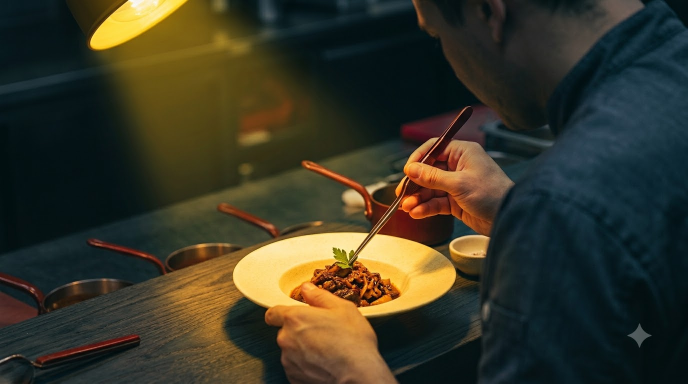
#> input picture test_projects/Savra_Restraunt/media/Chef_plating_dish_with_tweezers_202608110048.jpeg, 1376 x 768 px (shown at 1/2 size); its folder holds only this picture in this run
$ python build_media_inventory.py
#> lines starting #> are read from the running program, lines starting #| are printed output that depends on the picture
from __future__ import annotations

import json
import math
import struct
from pathlib import Path

from PIL import Image, ImageDraw, ImageFont


ROOT = Path(__file__).resolve().parents[2]
MEDIA = ROOT / "media"
EVIDENCE = ROOT / ".olympus" / "evidence"


def human_bytes(value: int) -> str:
    if value < 1024:
        return f"{value} B"
    if value < 1024**2:
        return f"{value / 1024:.1f} KiB"
    return f"{value / 1024**2:.2f} MiB"


# [56 lines left out: functions iter_boxes, parse_mp4, not called in this run]


def crop_thumbnail(image: Image.Image, size: tuple[int, int]) -> Image.Image:
    target_w, target_h = size
    source_ratio = image.width / image.height
    target_ratio = target_w / target_h
    if source_ratio > target_ratio:
        crop_w = int(image.height * target_ratio)
        left = (image.width - crop_w) // 2
        box = (left, 0, left + crop_w, image.height)
    else:
        crop_h = int(image.width / target_ratio)
        top = (image.height - crop_h) // 2
        box = (0, top, image.width, top + crop_h)
    return image.crop(box).resize(size, Image.Resampling.LANCZOS)


def build_contact_sheet(images: list[Path], output: Path) -> None:
    columns = 5
    thumb = (260, 160)
    cell = (286, 220)
    rows = math.ceil(len(images) / columns)
    canvas = Image.new("RGB", (columns * cell[0], rows * cell[1]), "#335C67")
    draw = ImageDraw.Draw(canvas)
    font = ImageFont.load_default()
    for index, path in enumerate(images):
        x = (index % columns) * cell[0] + 13
        y = (index // columns) * cell[1] + 13
        with Image.open(path) as source:
            rendered = crop_thumbnail(source.convert("RGB"), thumb)
        canvas.paste(rendered, (x, y))
        label = path.stem
        if len(label) > 36:
            label = label[:33] + "..."
        draw.text((x, y + thumb[1] + 10), f"{index + 1:02d}  {label}", fill="#FFF3B0", font=font)
    canvas.save(output, "JPEG", quality=90, optimize=True)


def main() -> None:
    EVIDENCE.mkdir(parents=True, exist_ok=True)
    records = []
    image_paths = []
    for path in sorted(MEDIA.iterdir(), key=lambda item: item.name.casefold()):
        if not path.is_file():
            continue
        record: dict[str, object] = {
            "filename": path.name,
            "extension": path.suffix.lower(),
            "bytes": path.stat().st_size,
            "size": human_bytes(path.stat().st_size),
        }
        if path.suffix.lower() in {".jpg", ".jpeg"}:
            image_paths.append(path)
            with Image.open(path) as image:
#> image is the input picture: PIL image 1376x768 RGB; mean R, G, B 57.1, 55.1, 39.2
                record.update(
                    width=image.width,
                    height=image.height,
                    aspectRatio=round(image.width / image.height, 4),
                    orientation="landscape" if image.width > image.height else "portrait",
                )
        elif path.suffix.lower() == ".mp4":
            record.update(parse_mp4(path))
        records.append(record)
    (EVIDENCE / "media-inventory.json").write_text(json.dumps(records, ensure_ascii=False, indent=2) + "\n", encoding="utf-8")
    build_contact_sheet(image_paths, EVIDENCE / "media-contact-sheet.jpg")
#> in build_contact_sheet, `canvas = Image.new("RGB", (columns * cell[0], rows * cell[1]), "#335C6..`:
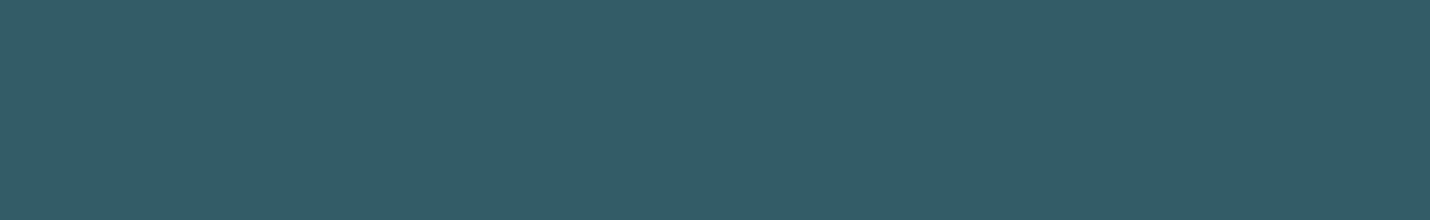
#> canvas: PIL image 1430x220 RGB; mean R, G, B 51, 92, 103
#> in crop_thumbnail, `return image.crop(box).resize(size, Image.Resampling.LANCZOS)`:
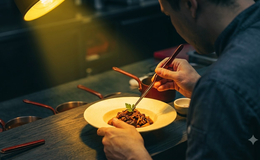
#> returned value: PIL image 260x160 RGB; mean R, G, B 61.4, 57.5, 39.5
#> in build_contact_sheet, `canvas.paste(rendered, (x, y))`:
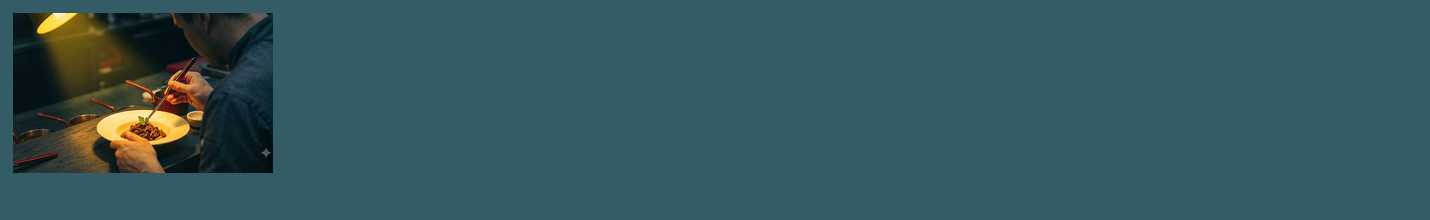
#> canvas: PIL image 1430x220 RGB; mean R, G, B 52.4, 87.4, 94.6
#> in build_contact_sheet, `canvas.save(output, "JPEG", quality=90, optimize=True)`:
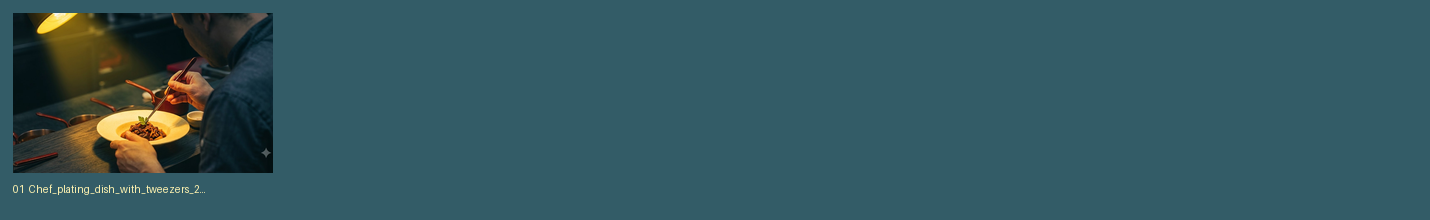
#> saved as media-contact-sheet.jpg: PIL image 1430x220 RGB; mean R, G, B 52.6, 87.6, 94.7
    print(json.dumps({"files": len(records), "images": len(image_paths), "output": str(EVIDENCE)}, ensure_ascii=False))
#| {"files": 1, "images": 1, "output": "test_projects/Savra_Restraunt/.olympus/evidence"}


if __name__ == "__main__":
    main()

$ run again, on test_projects/Savra_Restraunt/media/Flatbread_with_butter_and_oil_202608110048.jpeg
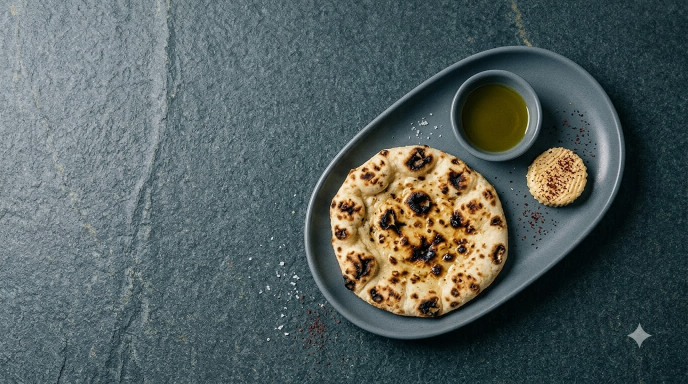
#> input picture test_projects/Savra_Restraunt/media/Flatbread_with_butter_and_oil_202608110048.jpeg, 1376 x 768 px (shown at 1/2 size)
#> in main, image is the input picture: PIL image 1376x768 RGB; mean R, G, B 83.9, 95.2, 94.6
#> in crop_thumbnail, `return image.crop(box).resize(size, Image.Resampling.LANCZOS)`:
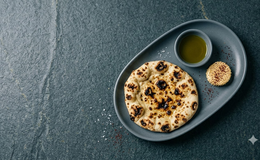
#> returned value: PIL image 260x160 RGB; mean R, G, B 84.7, 95.5, 94.2
#> in build_contact_sheet, `canvas.save(output, "JPEG", quality=90, optimize=True)`:
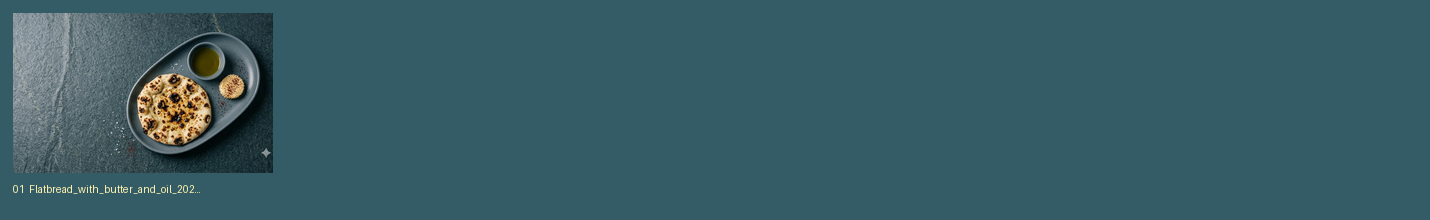
#> saved as media-contact-sheet.jpg: PIL image 1430x220 RGB; mean R, G, B 55.7, 92.6, 101.9
#| {"files": 1, "images": 1, "output": "test_projects/Savra_Restraunt/.olympus/evidence"}

$ run again, on test_projects/Savra_Restraunt/media/Lamb_backstrap_with_cherry_glaze_202608110048.jpeg
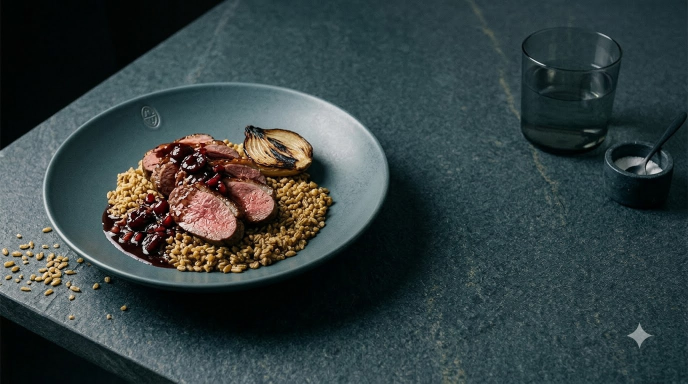
#> input picture test_projects/Savra_Restraunt/media/Lamb_backstrap_with_cherry_glaze_202608110048.jpeg, 1376 x 768 px (shown at 1/2 size)
#> in main, image is the input picture: PIL image 1376x768 RGB; mean R, G, B 52.9, 65.3, 66
#> in crop_thumbnail, `return image.crop(box).resize(size, Image.Resampling.LANCZOS)`:
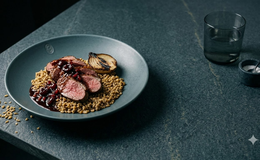
#> returned value: PIL image 260x160 RGB; mean R, G, B 54, 66.4, 67
#> in build_contact_sheet, `canvas.save(output, "JPEG", quality=90, optimize=True)`:
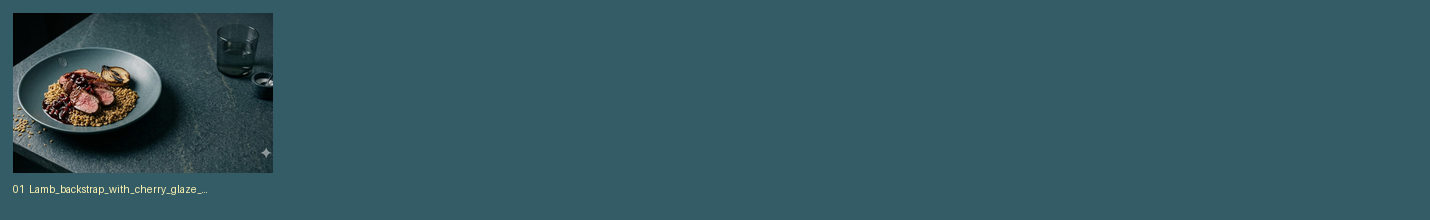
#> saved as media-contact-sheet.jpg: PIL image 1430x220 RGB; mean R, G, B 51.6, 88.8, 98.3
#| {"files": 1, "images": 1, "output": "test_projects/Savra_Restraunt/.olympus/evidence"}

$ run again, on test_projects/Savra_Restraunt/media/Portrait_recomposition_of_asset_202608110048.jpeg
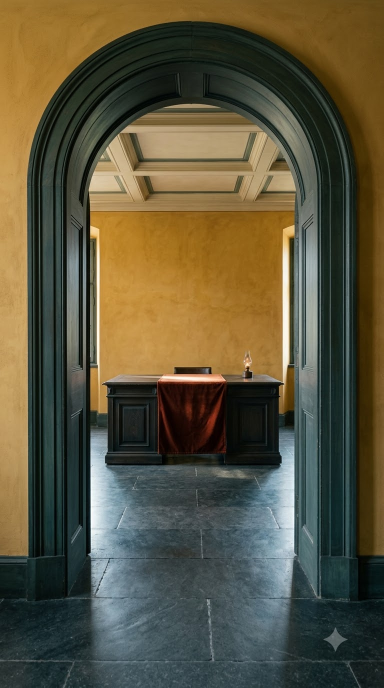
#> input picture test_projects/Savra_Restraunt/media/Portrait_recomposition_of_asset_202608110048.jpeg, 768 x 1376 px (shown at 1/2 size)
#> in main, image is the input picture: PIL image 768x1376 RGB; mean R, G, B 90.8, 84.4, 61.1
#> in crop_thumbnail, `return image.crop(box).resize(size, Image.Resampling.LANCZOS)`:
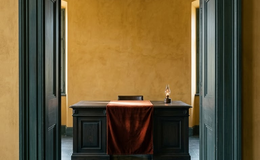
#> returned value: PIL image 260x160 RGB; mean R, G, B 106.1, 89.2, 55.2
#> in build_contact_sheet, `canvas.save(output, "JPEG", quality=90, optimize=True)`:
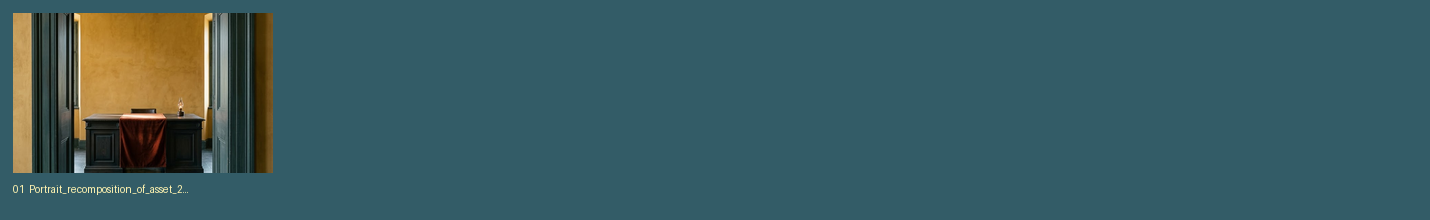
#> saved as media-contact-sheet.jpg: PIL image 1430x220 RGB; mean R, G, B 58.5, 91.8, 96.8
#| {"files": 1, "images": 1, "output": "test_projects/Savra_Restraunt/.olympus/evidence"}
